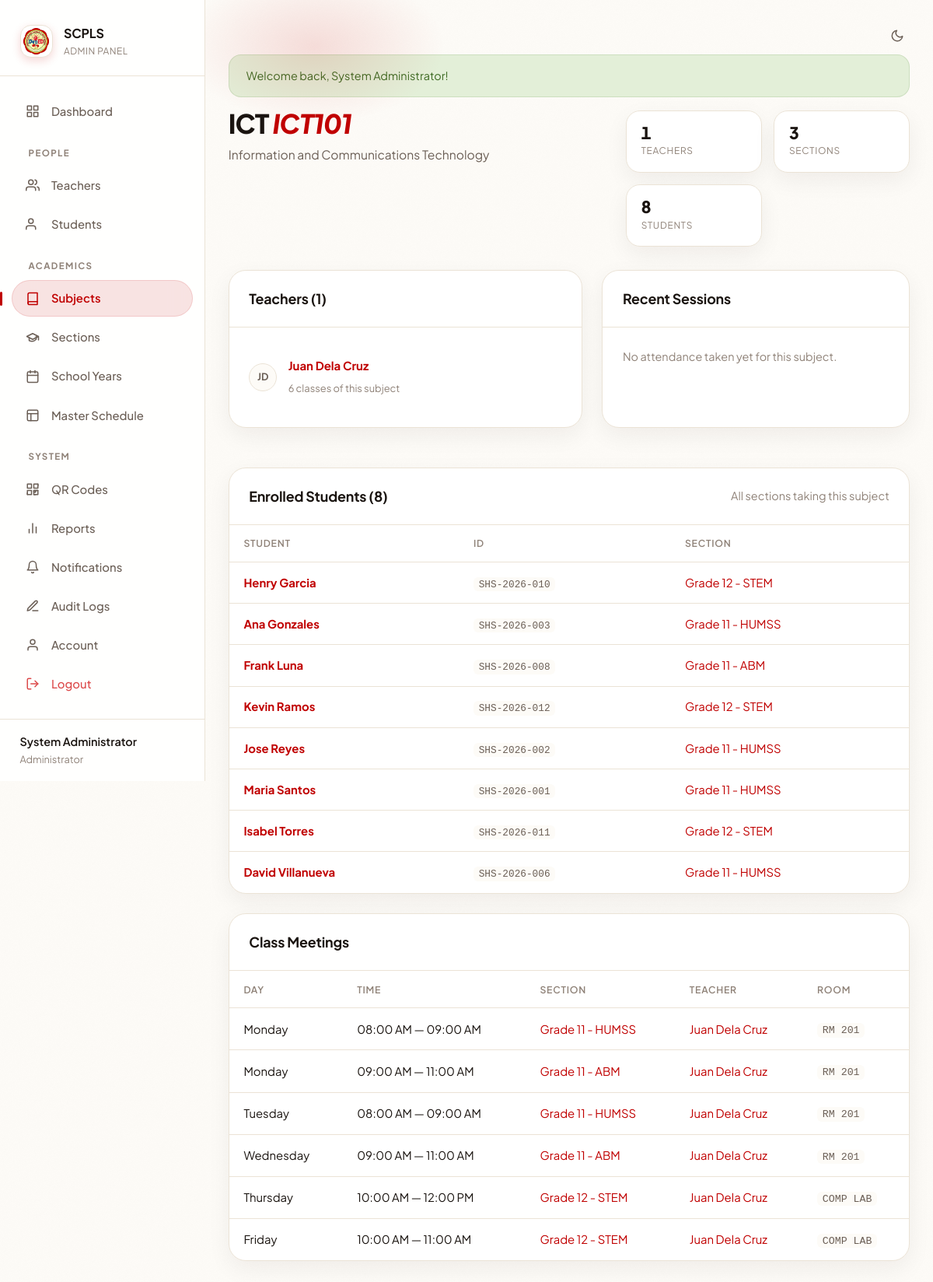
The page /admin/subject.php?id=1 (signed in) on the database its author committed.
### tables this page shows
CREATE TABLE users (
  id         INT AUTO_INCREMENT PRIMARY KEY,
  username   VARCHAR(50)  NOT NULL UNIQUE,
  password   VARCHAR(255) NOT NULL,
  full_name  VARCHAR(100) NOT NULL,
  email      VARCHAR(100) DEFAULT NULL,
  role_id    INT          NOT NULL,
  status     TINYINT(1)   NOT NULL DEFAULT 1,
  created_at TIMESTAMP    NOT NULL DEFAULT CURRENT_TIMESTAMP,
  CONSTRAINT fk_user_role FOREIGN KEY (role_id)
    REFERENCES roles(id) ON UPDATE CASCADE
);

CREATE TABLE subjects (
  id          INT AUTO_INCREMENT PRIMARY KEY,
  name        VARCHAR(100) NOT NULL,
  code        VARCHAR(20)  DEFAULT NULL UNIQUE,
  description TEXT         DEFAULT NULL,
  status      TINYINT(1)   NOT NULL DEFAULT 1,
  created_at  TIMESTAMP    NOT NULL DEFAULT CURRENT_TIMESTAMP
);

CREATE TABLE teachers (
  id          INT AUTO_INCREMENT PRIMARY KEY,
  user_id     INT          NOT NULL UNIQUE,
  employee_id VARCHAR(20)  DEFAULT NULL UNIQUE,
  first_name  VARCHAR(50)  NOT NULL,
  last_name   VARCHAR(50)  NOT NULL,
  status      TINYINT(1)   NOT NULL DEFAULT 1,
  created_at  TIMESTAMP    NOT NULL DEFAULT CURRENT_TIMESTAMP,
  CONSTRAINT fk_teacher_user FOREIGN KEY (user_id)
    REFERENCES users(id) ON DELETE CASCADE ON UPDATE CASCADE
);

CREATE TABLE students (
  id             INT AUTO_INCREMENT PRIMARY KEY,
  student_id     VARCHAR(20) NOT NULL UNIQUE,
  first_name     VARCHAR(50) NOT NULL,
  last_name      VARCHAR(50) NOT NULL,
  grade_level    VARCHAR(20) DEFAULT NULL,
  section_id     INT         DEFAULT NULL,
  parent_name    VARCHAR(100) DEFAULT NULL,
  parent_contact VARCHAR(20)  DEFAULT NULL,
  parent_email   VARCHAR(100) DEFAULT NULL,
  status         TINYINT(1)  NOT NULL DEFAULT 1,
  created_at     TIMESTAMP   NOT NULL DEFAULT CURRENT_TIMESTAMP,
  CONSTRAINT fk_student_section FOREIGN KEY (section_id)
    REFERENCES sections(id) ON DELETE SET NULL ON UPDATE CASCADE
);

CREATE TABLE sections (
  id           INT AUTO_INCREMENT PRIMARY KEY,
  name         VARCHAR(100) NOT NULL,
  grade_level  VARCHAR(20)  NOT NULL,
  track_strand VARCHAR(100) DEFAULT NULL,
  status       TINYINT(1)   NOT NULL DEFAULT 1,
  created_at   TIMESTAMP    NOT NULL DEFAULT CURRENT_TIMESTAMP
);

### public/admin/subject.php (the view, shortened to what the rows shown need)
<?php
$id = (int)($_GET['id'] ?? 0);
$stmt = db()->prepare("SELECT * FROM subjects WHERE id = ?");
$stmt->execute([$id]);
$subject = $stmt->fetch();
$teachers = db()->prepare("
    SELECT DISTINCT t.id, t.first_name, t.last_name, t.employee_id,
           COUNT(DISTINCT se.id) AS classes
    FROM schedule_entries se
    JOIN teachers t ON se.teacher_id = t.id
    WHERE se.subject_id = ? AND se.status = 1
    GROUP BY t.id, t.first_name, t.last_name, t.employee_id
    ORDER BY t.first_name, t.last_name
");
$teachers->execute([$id]);
$teachers = $teachers->fetchAll();
$sections = db()->prepare("
    SELECT sec.id, sec.name, sec.grade_level, sec.track_strand,
           se.day_of_week, se.start_time, se.end_time, se.room,
           t.first_name AS tf, t.last_name AS tl,
           (SELECT COUNT(*) FROM students st WHERE st.section_id = sec.id AND st.status = 1) AS students
    FROM schedule_entries se
    JOIN sections sec ON se.section_id = sec.id
    JOIN teachers t ON se.teacher_id = t.id
    WHERE se.subject_id = ? AND se.status = 1
    ORDER BY FIELD(se.day_of_week, 'Monday','Tuesday','Wednesday','Thursday','Friday','Saturday'), se.start_time
");
$sections->execute([$id]);
$sections = $sections->fetchAll();
$sectionIds = array_values(array_unique(array_column($sections, 'id')));
$students = [];
if (!empty($sectionIds)) {
    $in = implode(',', array_fill(0, count($sectionIds), '?'));
    $q = db()->prepare("
        SELECT st.id, st.student_id, st.first_name, st.last_name, sec.name AS section_name
        FROM students st
        JOIN sections sec ON st.section_id = sec.id
        WHERE st.section_id IN ($in) AND st.status = 1
        ORDER BY st.last_name, st.first_name
    ");
    $q->execute($sectionIds);
    $students = $q->fetchAll();
}
?>
<div class="page-intro">
    <div class="page-intro-main">
        <h1><?= h($subject['name']) ?> <?= $subject['code'] ? '<em>' . h($subject['code']) . '</em>' : '' ?></h1>
        <p><?= h($subject['description'] ?: 'No description.') ?></p>
    </div>
</div>
<?php if (empty($teachers)): ?>
    <div class="card"><div class="card-body">
        <div class="empty-state"><h3>Not assigned yet</h3><p class="text-sm">No teacher or class handles this subject. Add it to the master schedule.</p>
        <a href="/admin/schedule.php?action=add" class="btn btn-primary btn-sm" style="margin-top:0.75rem;">Add to Schedule</a></div>
    </div></div>
<?php else: ?>
<div class="dash-grid">
    <div class="card">
        <div class="card-body">
            <div class="feed">
                <?php foreach ($teachers as $t): ?>
                    <div class="feed-item">
                        <span class="avatar"><?= h(strtoupper(substr($t['first_name'],0,1).substr($t['last_name'],0,1))) ?></span>
                        <div class="feed-main">
                            <strong><a href="/admin/teachers.php?search=<?= urlencode($t['first_name'] . ' ' . $t['last_name']) ?>"><?= h($t['first_name'] . ' ' . $t['last_name']) ?></a></strong>
                            <span><?= (int)$t['classes'] ?> class<?= (int)$t['classes']===1?'':'es' ?> of this subject</span>
                        </div>
                    </div>
                <?php endforeach; ?>
            </div>
        </div>
    </div>
</div>
<?php endif; ?>
<div class="card" style="margin-top:1.25rem;">
    <div class="card-body p-0">
        <?php if (empty($students)): ?>
            <div class="empty-state"><h3>No students enrolled</h3></div>
        <?php else: ?>
            <div class="table-responsive" style="max-height:480px;overflow-y:auto;">
                <table class="table">
                    <thead><tr><th>Student</th><th>ID</th><th>Section</th></tr></thead>
                    <tbody>
                        <?php foreach ($students as $st): ?>
                            <tr>
                                <td><strong><a href="/admin/student.php?id=<?= (int)$st['id'] ?>"><?= h($st['first_name'] . ' ' . $st['last_name']) ?></a></strong></td>
                                <td><code style="font-size:0.75rem;"><?= h($st['student_id']) ?></code></td>
                                <td><a href="/admin/sections.php?search=<?= urlencode($st['section_name']) ?>"><?= h($st['section_name']) ?></a></td>
                            </tr>
                        <?php endforeach; ?>
                    </tbody>
                </table>
            </div>
        <?php endif; ?>
    </div>
</div>
<div class="card" style="margin-top:1.25rem;">
    <div class="card-body p-0">
        <?php if (empty($sections)): ?>
            <div class="empty-state"><h3>No class meetings</h3></div>
        <?php else: ?>
            <div class="table-responsive">
                <table class="table">
                    <thead><tr><th>Day</th><th>Time</th><th>Section</th><th>Teacher</th><th>Room</th></tr></thead>
                    <tbody>
                        <?php foreach ($sections as $m): ?>
                            <tr>
                                <td><?= h($m['day_of_week']) ?></td>
                                <td><?= format_time($m['start_time']) ?> — <?= format_time($m['end_time']) ?></td>
                                <td><a href="/admin/sections.php?search=<?= urlencode($m['name']) ?>"><?= h($m['name']) ?></a></td>
                                <td><a href="/admin/teachers.php?search=<?= urlencode($m['tf'] . ' ' . $m['tl']) ?>"><?= h($m['tf'] . ' ' . $m['tl']) ?></a></td>
                                <td><?= $m['room'] ? '<code>'.h($m['room']).'</code>' : '<span class="text-muted">—</span>' ?></td>
                            </tr>
                        <?php endforeach; ?>
                    </tbody>
                </table>
            </div>
        <?php endif; ?>
    </div>
</div>
<?php
$slot = ob_get_clean();
include __DIR__ . '/../../includes/layouts/admin-layout.php';

### includes/layouts/admin-layout.php (shortened to what the rows shown need)
<?php
$user = current_user();
?>
<!DOCTYPE html>
<html lang="en" data-theme="light" class="no-js">
<head>
    <link rel="stylesheet" href="/assets/css/style.css?v=20261014">
</head>
<body>
    <div class="layout">
        <aside class="sidebar">
            <div class="sidebar-footer">
                <span class="user-name"><?= h($user['full_name'] ?? 'Admin') ?></span>
                <span class="user-role">Administrator</span>
            </div>
        </aside>
        <main class="main-content">
            <div class="reveal">
                <?= $slot ?? '' ?>
            </div>
        </main>
    </div>
</body>
</html>

### rows shown on the page
users: full_name "System Administrator"
subjects: name "ICT", code "ICT101", description "Information and Communications Technology"
teachers: first_name+last_name "JD", first_name+last_name "Juan Dela Cruz", classes "6"
students: first_name+last_name "Henry Garcia", student "SHS-2026-010", section.name "Grade 12 - STEM"
students: first_name+last_name "Ana Gonzales", student "SHS-2026-003", section.name "Grade 11 - HUMSS"
students: first_name+last_name "Frank Luna", student "SHS-2026-008", section.name "Grade 11 - ABM"
students: first_name+last_name "Kevin Ramos", student "SHS-2026-012", section.name "Grade 12 - STEM"
students: first_name+last_name "Jose Reyes", student "SHS-2026-002", section.name "Grade 11 - HUMSS"
students: first_name+last_name "Maria Santos", student "SHS-2026-001", section.name "Grade 11 - HUMSS"
students: first_name+last_name "Isabel Torres", student "SHS-2026-011", section.name "Grade 12 - STEM"
students: first_name+last_name "David Villanueva", student "SHS-2026-006", section.name "Grade 11 - HUMSS"
sections: day_of_week "Monday", start_time "08:00 AM", end_time "09:00 AM", name "Grade 11 - HUMSS", tl "Juan Dela Cruz", room "RM 201", day_of_week "Tuesday"
sections: day_of_week "Monday", start_time "09:00 AM", end_time "11:00 AM", name "Grade 11 - ABM", tl "Juan Dela Cruz", room "RM 201", day_of_week "Wednesday"
sections: day_of_week "Thursday", start_time "10:00 AM", end_time "12:00 PM", name "Grade 12 - STEM", tl "Juan Dela Cruz", room "COMP LAB", day_of_week "Friday", end_time "11:00 AM"

### other values the page prints
config('short_name') "SCPLS"
$success "Welcome back, System Administrator!"
count($teachers) "1"
count($sectionIds) "3"
count($students) "8"
